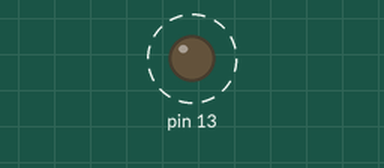
Bench run of a sketch on a simulated Arduino Uno, built with avr-gcc and run on an emulated ATmega328P. On the bench: output pins drawn as LEDs (lit = HIGH). Dashed ring = blinking.

Above: at 0.5 s.
Timing chart, 0 to 4.6 s (numbered marks = the images above):
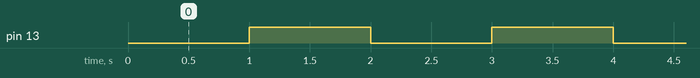

The sketch:

220411_timerInterrupt.ino
```cpp
#include <MsTimer2.h>

void setup() {
  MsTimer2::set(1000, isr);
  MsTimer2::start();
  pinMode(13, OUTPUT);
}

void isr(){
  static boolean state = HIGH;
  digitalWrite(13, state);
  state = !state;
}

void loop() {

}
```

Measured:
- by itself, pin 13: alternates HIGH for 1.0 s and LOW for 1.0 s
